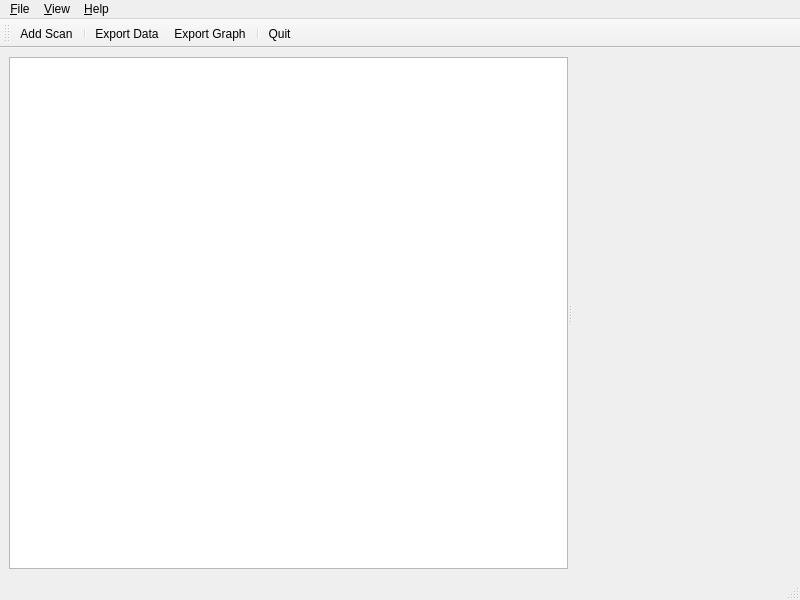
<?xml version="1.0" encoding="UTF-8"?>
<ui version="4.0">
 <class>MainWindow</class>
 <widget class="QMainWindow" name="MainWindow">
  <property name="geometry">
   <rect>
    <x>0</x>
    <y>0</y>
    <width>800</width>
    <height>600</height>
   </rect>
  </property>
  <property name="windowTitle">
   <string>MainWindow</string>
  </property>
  <widget class="QWidget" name="centralwidget">
   <layout class="QVBoxLayout" name="verticalLayout">
    <item>
     <widget class="QSplitter" name="splitter">
      <property name="orientation">
       <enum>Qt::Horizontal</enum>
      </property>
      <widget class="QTableView" name="layers_view"/>
      <widget class="QWidget" name="graph_placeholder" native="true"/>
     </widget>
    </item>
   </layout>
  </widget>
  <widget class="QMenuBar" name="menu_bar">
   <property name="geometry">
    <rect>
     <x>0</x>
     <y>0</y>
     <width>800</width>
     <height>25</height>
    </rect>
   </property>
   <widget class="QMenu" name="file_menu">
    <property name="title">
     <string>&amp;File</string>
    </property>
    <addaction name="add_scan_action"/>
    <addaction name="separator"/>
    <addaction name="export_data_action"/>
    <addaction name="export_graph_action"/>
    <addaction name="separator"/>
    <addaction name="quit_action"/>
   </widget>
   <widget class="QMenu" name="help_menu">
    <property name="title">
     <string>&amp;Help</string>
    </property>
    <addaction name="about_action"/>
    <addaction name="about_qt_action"/>
   </widget>
   <widget class="QMenu" name="view_menu">
    <property name="title">
     <string>&amp;View</string>
    </property>
    <addaction name="status_bar_action"/>
   </widget>
   <addaction name="file_menu"/>
   <addaction name="view_menu"/>
   <addaction name="help_menu"/>
  </widget>
  <widget class="QStatusBar" name="status_bar"/>
  <widget class="QToolBar" name="tool_bar">
   <property name="windowTitle">
    <string>toolBar</string>
   </property>
   <attribute name="toolBarArea">
    <enum>TopToolBarArea</enum>
   </attribute>
   <attribute name="toolBarBreak">
    <bool>false</bool>
   </attribute>
   <addaction name="add_scan_action"/>
   <addaction name="separator"/>
   <addaction name="export_data_action"/>
   <addaction name="export_graph_action"/>
   <addaction name="separator"/>
   <addaction name="quit_action"/>
  </widget>
  <action name="action_Open">
   <property name="text">
    <string>&amp;Open...</string>
   </property>
  </action>
  <action name="add_scan_action">
   <property name="text">
    <string>&amp;Add Scan...</string>
   </property>
   <property name="shortcut">
    <string>Ctrl+O</string>
   </property>
  </action>
  <action name="export_data_action">
   <property name="text">
    <string>Export &amp;Data...</string>
   </property>
  </action>
  <action name="export_graph_action">
   <property name="text">
    <string>Export &amp;Graph...</string>
   </property>
  </action>
  <action name="quit_action">
   <property name="text">
    <string>&amp;Quit</string>
   </property>
   <property name="shortcut">
    <string>Ctrl+Q</string>
   </property>
   <property name="menuRole">
    <enum>QAction::QuitRole</enum>
   </property>
  </action>
  <action name="about_action">
   <property name="text">
    <string>&amp;About Skewt</string>
   </property>
   <property name="menuRole">
    <enum>QAction::AboutRole</enum>
   </property>
  </action>
  <action name="about_qt_action">
   <property name="text">
    <string>About &amp;Qt</string>
   </property>
   <property name="menuRole">
    <enum>QAction::AboutQtRole</enum>
   </property>
  </action>
  <action name="status_bar_action">
   <property name="text">
    <string>Status &amp;Bar</string>
   </property>
  </action>
 </widget>
 <resources/>
 <connections/>
</ui>
